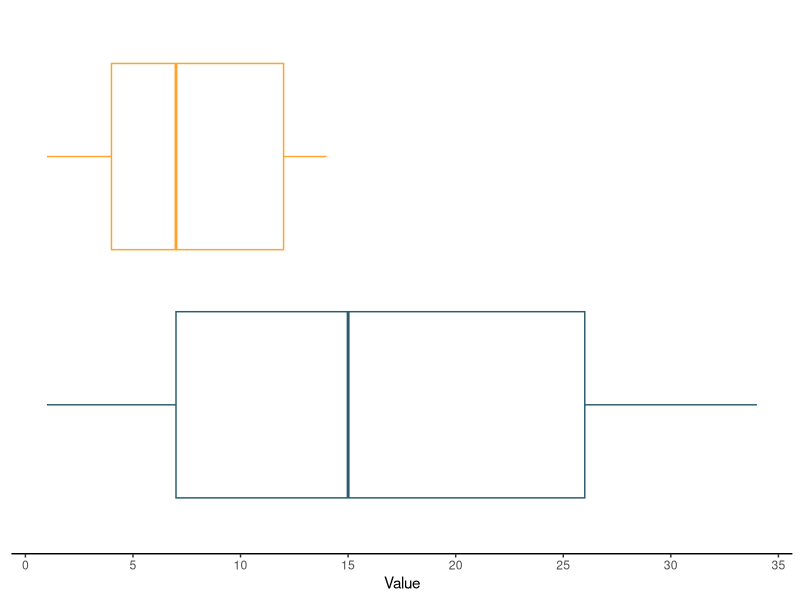
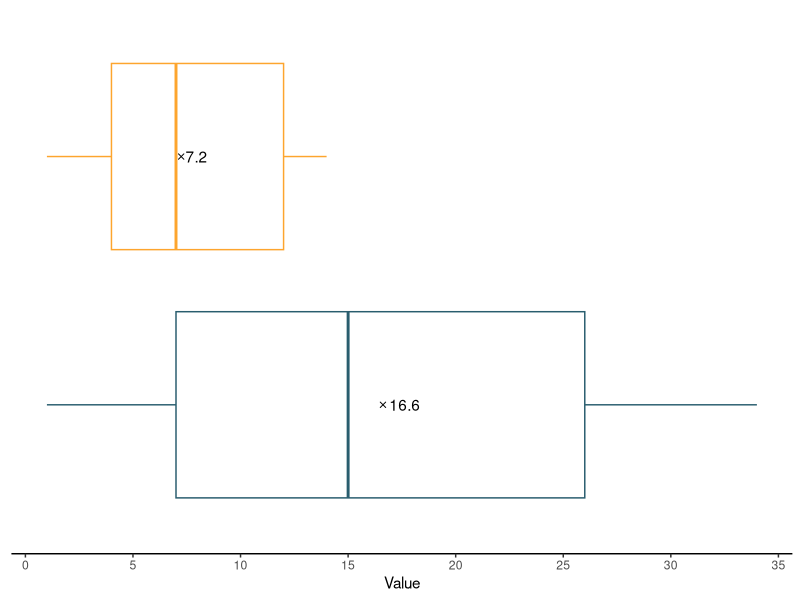
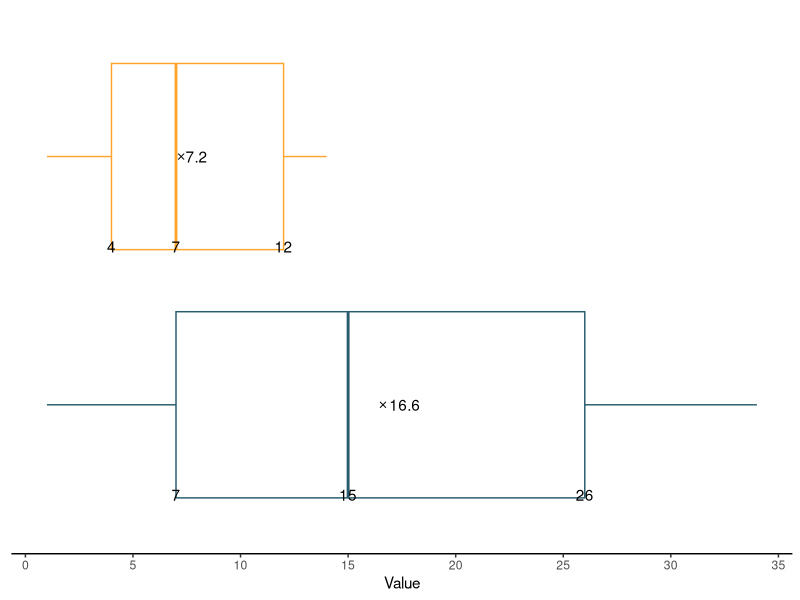
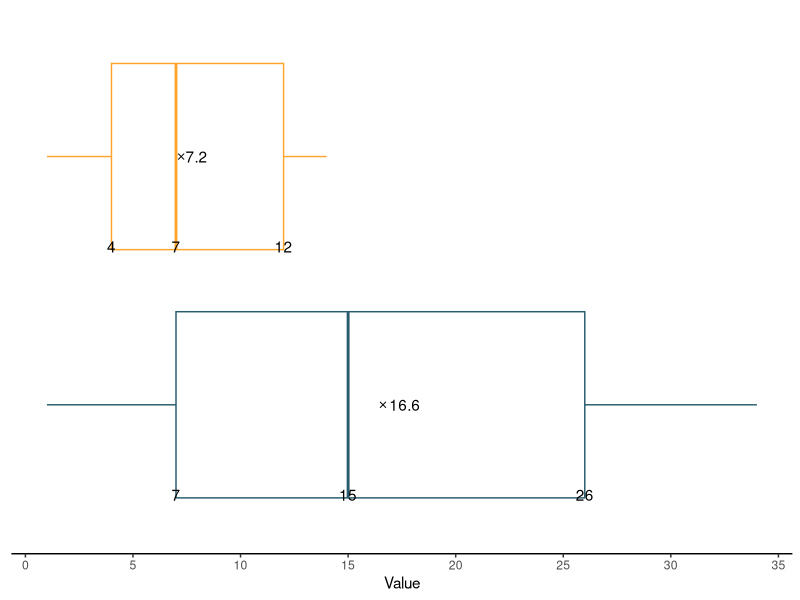

Reproduce these figures in R, in order.
## ---- chunk 1
knitr::opts_chunk$set(warning = FALSE, message = FALSE)
## ---- chunk 2
# Load tidyverse
library(tidyverse)

# Random Variables
x1 <- floor(runif(100, 1, 35))
x2 <- floor(runif(100, 1, 15))

# Data.frame
dat <- data.frame(x1, x2)

# Make it tidy data
dat <- dat %>% 
  gather(key = "Variable", value = "Value")
## ---- chunk 3
blank_boxplot <- ggplot(dat, aes(x = Variable, y = Value)) +
  geom_boxplot(aes(color = Variable)) +
  scale_y_continuous(breaks = seq(0, 35, 5)) +
  scale_color_manual(values = c("#295D6E", "#FDA52E")) +
  coord_flip() + 
  theme_classic() +
  theme(axis.line.y = element_blank(),
    axis.title.y = element_blank(),
    axis.text.y = element_blank(),
    axis.ticks.y = element_blank(),
    legend.position = "none")

blank_boxplot
## ---- chunk 4
# Calculate means
mean <- dat %>% 
  group_by(Variable) %>% 
  summarise(Mean = mean(Value))

# Calculate quantiles
quants <- dat %>% 
  group_by(Variable) %>% 
  group_modify(~{quantile(.x$Value, probs = c(.25, .5, .75)) %>% 
      tibble::enframe()})
## ---- chunk 5
box_withMean <- blank_boxplot +
  geom_point(data = mean, aes(Variable, Mean), shape = "cross") + 
  geom_text(data = mean, 
            aes(Variable, Mean, label = round((Mean), 1), hjust = -.2)) 
box_withMean
## ---- chunk 6
box_withMean +
  geom_text(data = quants, 
            aes(Variable, value, label = round(value, 1), vjust = 8))
## ---- chunk 7
blank_boxplot + 
  stat_summary(inherit.aes = TRUE, fun.y = "mean", geom = "point", 
               shape = "cross") + # Add Mean point
  stat_summary(fun.y = "mean", geom = "text", 
               aes(label = round(..y.., 1), hjust = -.2)) + # Add mean label 
  stat_summary(fun.y = function(z) {quantile(z, probs = c(.25, .5, .75))}, 
               geom = "text", aes(label = ..y.., vjust = 8)) # Add IQR labels
